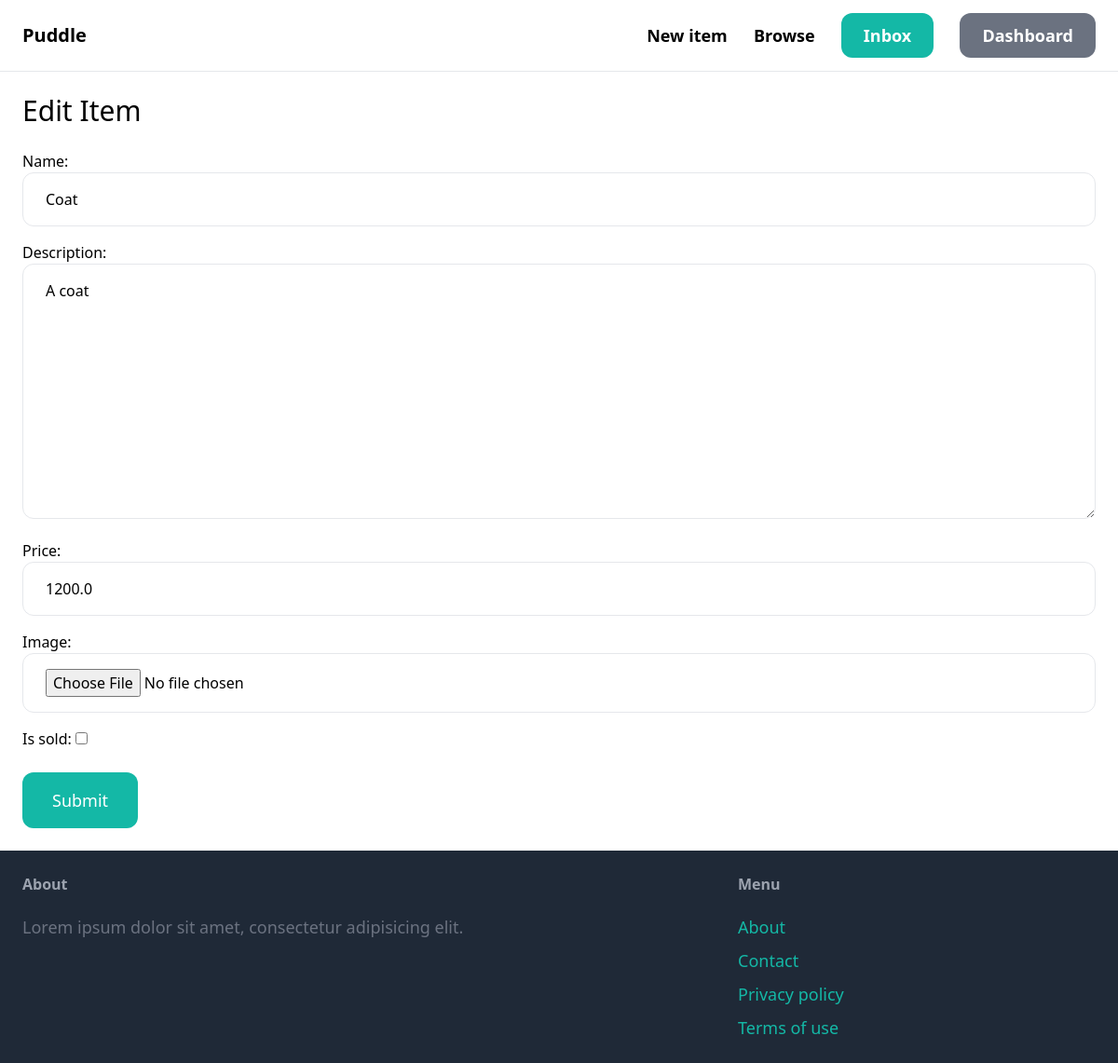
/items/1/edit/ (signed in), run on the app's committed database.
### item/models.py (models this page shows, shortened)
class Item(models.Model):
    category =models.ForeignKey(Category,related_name='items',on_delete=models.CASCADE)
    name = models.CharField(max_length=255)
    description = models.TextField(blank=True, null=True)
    price = models.FloatField()
    image = models.ImageField(upload_to='item_images', blank=True, null=True)
    is_sold = models.BooleanField(default=False)
    created_by = models.ForeignKey(User,related_name='items',on_delete=models.CASCADE)
    created_at = models.DateTimeField(auto_now_add=True)

### item/views.py (the view)
# urls.py: path('<int:pk>/edit/',views.edit,name='edit'),
@login_required
def edit(request,pk):
    item = get_object_or_404(Item,pk=pk, created_by=request.user)
    if request.method == "POST":
        form = EditItemForm(request.POST,request.FILES,instance=item)
        if form.is_valid():
            form.save()
            return redirect('item:detail',pk=item.id)
    else:
        form = EditItemForm(instance=item)
    context = {
        'form':form,
        'title':"Edit Item",
    }
    return render(request,'item/form.html',context)

### item/forms.py
class EditItemForm(forms.ModelForm):
    class Meta:
        model = Item
        fields = ('name', 'description', 'price','image','is_sold')
        widgets = {
        'name':forms.TextInput(attrs={
            'class':INPUT_CLASSES
        }),
        'description':forms.Textarea(attrs={
            'class':INPUT_CLASSES
        }),
        'price':forms.TextInput(attrs={
            'class':INPUT_CLASSES
        }),
        'image':forms.FileInput(attrs={
            'class':INPUT_CLASSES
        })
    }

### item/templates/item/form.html (shortened to what this page needs)
{% extends 'core/base.html' %}
{% block content %}
<h1 class="mb-6 text-3xl">{{title}}</h1>
<form action="." method="POST" enctype="multipart/form-data">
  <div class="space-y-4">{{form.as_p}}</div>
  <button
    class="py-4 px-8 text-lg bg-teal-500 hover:bg-teal-700 rounded-xl text-white mt-6"
  >
    Submit
  </button>
</form>
{% endblock %}

### data on the page
Item: name "Coat", description "A coat", price "1200.0"

### other printed values
{{ title }} "Edit Item"
